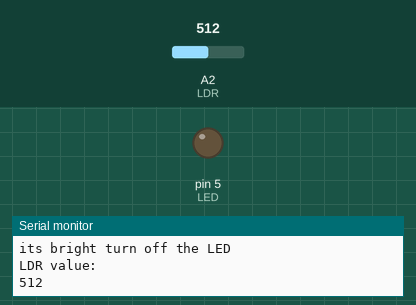
This sketch was run on a simulated Arduino Uno, built with avr-gcc and run on an emulated ATmega328P. Parts: output pins drawn as LEDs (lit = HIGH), the last lines printed to the serial monitor. The test bench sets the inputs (shaded band); at power-on: A2 (LDR) = 512.

Above: at 1.2 s.
1.3 s: A2 (LDR) set to 314
2.8 s: A2 (LDR) set to 289
At 3.7 s:
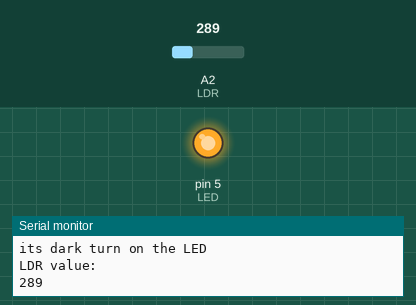
4.3 s: A2 (LDR) set to 306
At 5.1 s:
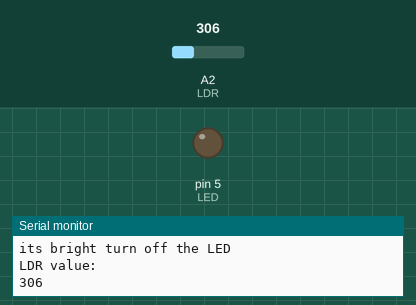
5.9 s: A2 (LDR) set to 290
At 6.5 s:
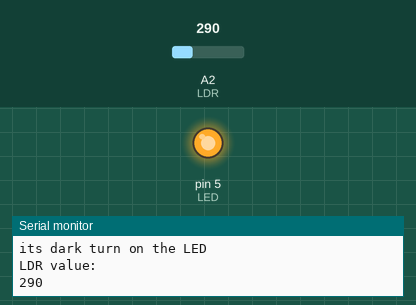
Timing chart, 0 to 8.5 s (numbered marks = the images above; inputs shaded):
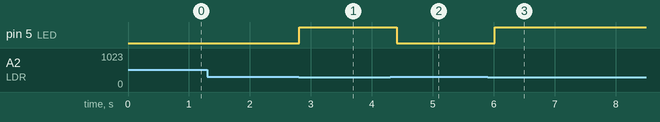

Measured:
- the behaviour switches between 301 and 300 on A2 (LDR) (found by bisection; images 0 and 1)
- after the input at 2.8 s, pin 5 (LED): LOW → HIGH at once
- after the input at 4.3 s, pin 5 (LED): HIGH → LOW after 0.11 s
- after the input at 5.9 s, pin 5 (LED): LOW → HIGH after 0.12 s

The sketch:

how_to_operate_LDR_using_Arduino_Uno__with_analog_input__.ino
```cpp
// (licence header left out)
#define LDR A2 //Light dependent resisotr (LDR) connected to analog pin A2
#define LED 5 //LED connected to digital pin 5
int LDR_value; //variable to store result value read by LDR

void setup()
{
Serial.begin(9600); //intialize the serial port for communicaion
pinMode(LED, OUTPUT); // set LED as output
pinMode(LDR, INPUT); //set light dependent resistor as input

}

void loop()
{

 LDR_value=analogRead(LDR); //read the data from analog pin A2 and store in LDR_value

if (LDR_value<=300) //if LDR_value value is less than or equal to 300 that means its dark outside so LED should be turn on

{
   digitalWrite(LED, HIGH);//turn on the LED


  Serial.println("its dark turn on the LED");// display "its dark turn on the LED" on serial monitor and set the cursor to the new line
  Serial.println("LDR value:"); //display "LDR value:" on serial monitor and set the cursor to the new line
  Serial.println(LDR_value); // print the value of sensor

}
else //if LDR_value value is greater than 300 that means its bright outside so LED should be turn off
{
    digitalWrite(LED, LOW); //turn off the LED


    Serial.println("its bright turn off the LED"); // display "its bright turn off the LED" on serial monitor and set the cursor to the new line
    Serial.println("LDR value:"); //display "LDR value:" on serial monitor and set the cursor to the new line
    Serial.println(LDR_value); // print the value of sensor
}
delay(200); //delay

}
```
